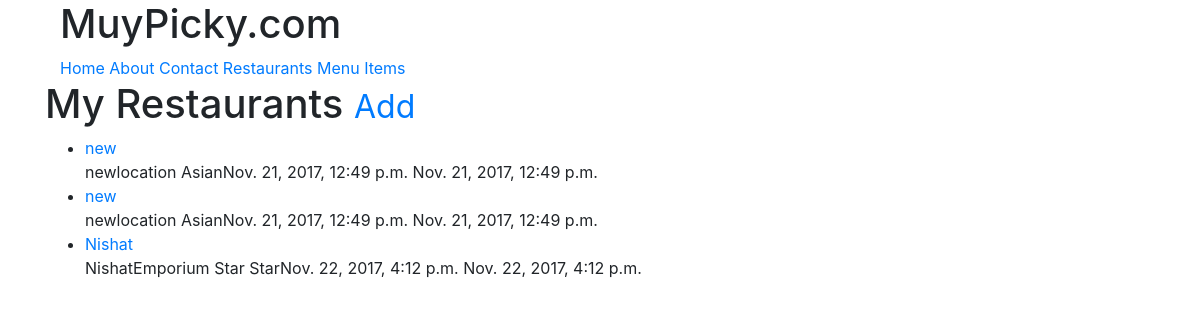
Before: /restaurants/ (signed in) with the older database file.
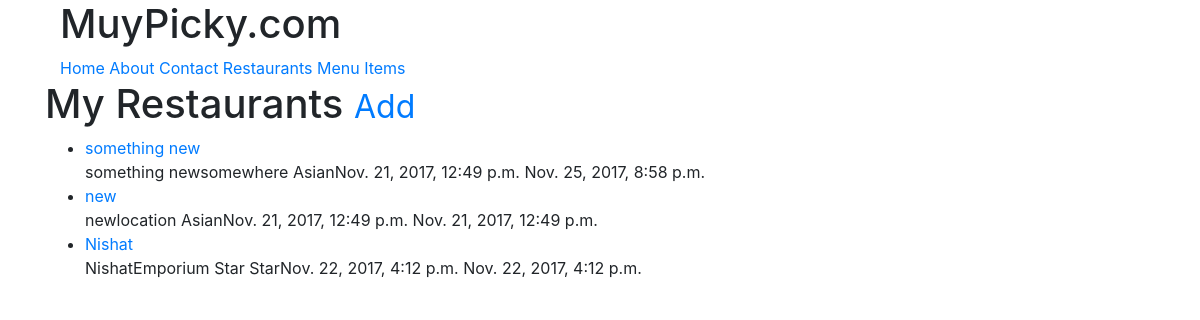
After: the same page with the newer database file.
### restaurant/models.py (models this page shows, shortened)
class RestaurantLocation(models.Model):
	owner 		 = models.ForeignKey(User)
	name     	 = models.CharField(max_length=120)
	location     = models.CharField(max_length=120, null=True, blank=True)
	category     = models.CharField(max_length=120, null=True, blank=True)
	timestamp 	 = models.DateTimeField(auto_now_add=True)
	updated 	 = models.DateTimeField(auto_now=True)
	slug         = models.SlugField(null=True, blank=True)
	objects 	 = RestaurantLocationManager()
	def __str__(self):
		return self.name
	def get_absolute_url(self):
		return reverse('restaurant:detail', kwargs={'slug':self.slug})

### restaurant/views.py (the view)
# urls.py: url(r'^(?P<slug>\w+)/$', RestaurantListView.as_view(), name='list'),
class RestaurantListView(LoginRequiredMixin, ListView):
	def get_queryset(self, *args, **kwargs):
		return RestaurantLocation.objects.filter(owner=self.request.user)

### restaurant/models.py (called while the page is built)
	def get_queryset(self):
		return RestaurantLocationQuerySet(self.model, using=self._db)

### restaurant/templates/restaurant/restaurantlocation_list.html (shortened to what this page needs)
{% extends "base.html" %}
{% block content %}
<h1>My Restaurants
	<small><a href='{% url "restaurant:create"%}'>Add
	</a></small></h1>
<ul>
	{% for obj in object_list %}
		<li><a href='{{obj.get_absolute_url}}'>{{obj}}
		</a></li>
		{{obj.name}}{{obj.location}}
		{{obj.category}}{{obj.timestamp}}
		{{obj.updated}}
{% empty %}
	<li><a href='{% url "restaurant:create"%}'>Add One
	</a></li>
{%endfor%}
</ul>
{%endblock%}

Changed rows visible on the page:
changed RestaurantLocation: name "new" → "something new"; location "location" → "somewhere"; updated "Nov. 21, 2017, 12:49 p.m." → "Nov. 25, 2017, 8:58 p.m."
